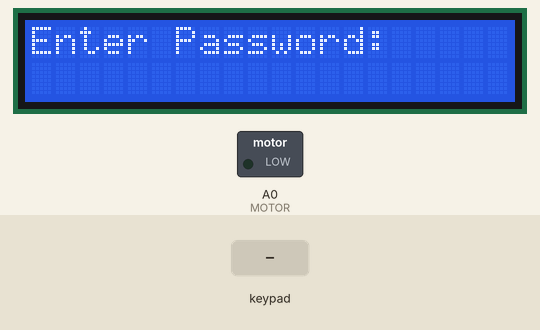
Recording of a sketch running on a simulated Arduino Uno, built with avr-gcc and run on an emulated ATmega328P. Parts: 20×2 character LCD, switched loads named in the sketch (green lamp = pin HIGH). Inputs (shaded band) come from the test bench.

Above: at 1.2 s.
1.3 s: keypad keys 1 2 1 1 1 0 9 pressed 0.4 s apart
At 4.8 s:
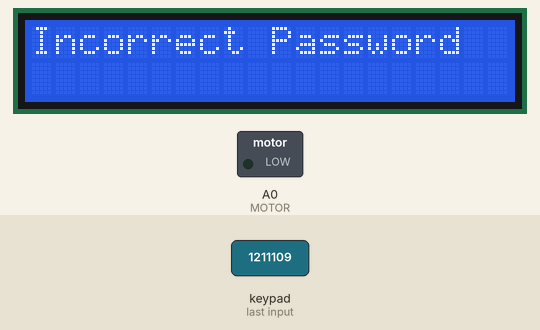
5.6 s: key '1' pressed
At 6.2 s:
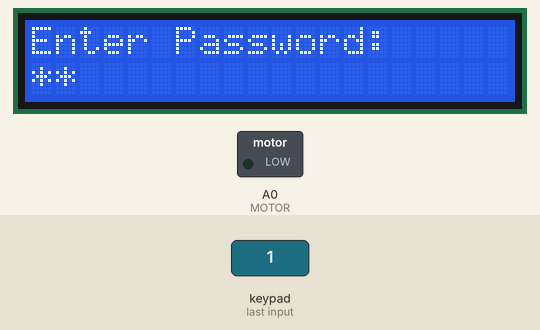
7.1 s: key '2' pressed
At 7.4 s:
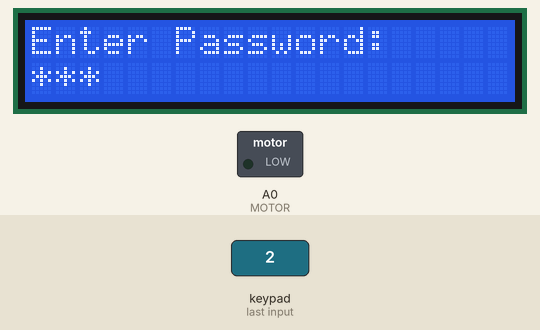
Timing chart, 0 to 10.1 s (numbered marks = the images above; inputs shaded):
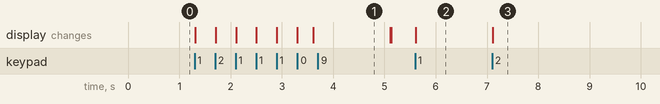

Measured:
- after the input at 1.3 s, the display: first changes at once (image 1 shows a later state)
- after the input at 5.6 s, the display: changes at once (image 2)
- after the input at 7.1 s, the display: changes at once (image 3)

The sketch:

DCM5_2.ino
```cpp
/**********************

 The circuit:
 * LCD RS pin to digital pin 7
 * LCD Enable pin to digital pin 6
 * LCD D4 pin to digital pin 5
 * LCD D5 pin to digital pin 4
 * LCD D6 pin to digital pin 3
 * LCD D7 pin to digital pin 2
 * LCD R/W pin to ground
 */

// include the library code:
#include <LiquidCrystal.h>
#include <Keypad.h>

// initialize the library with the numbers of the interface pins
LiquidCrystal lcd(7, 6, 5, 4, 3, 2);

#define MOTOR A0

const byte ROWS = 4; //four rows
const byte COLS = 3; //four columns
//define the cymbols on the buttons of the keypads
char password[] = {
  '5','4','1','9','1','5'};

/*
 * Default Password: 541915
 */

char userPassword[6];
char hexaKeys[ROWS][COLS] = {
  {
    '1','2','3'                }
  ,
  {
    '4','5','6'                }
  ,
  {
    '7','8','9'                }
  ,
  {
    0X00,'0',0X00                }
};
byte rowPins[ROWS] = {
  12, 11, 10, 9}; //connect to the row pinouts of the keypad
byte colPins[COLS] = {
  A5, A4, A3}; //connect to the column pinouts of the keypad

//initialize an instance of class NewKeypad
Keypad customKeypad = Keypad( makeKeymap(hexaKeys), rowPins, colPins, ROWS, COLS);

void setup(){
  pinMode(A0, OUTPUT);
  // set up the lcd's number of columns and rows:
  lcd.begin(20,2);
  lcd.print("Enter Password:");

}
void loop(){
  getPassword();
}

void getPassword(){

  byte count = 0;
  while(1){
    char customKey = customKeypad.getKey();
    if (customKey){
      userPassword[count]=customKey;
      lcd.setCursor(count, 1);
      lcd.write('*');
      delay(300);  // Debounce Delay
      count++;
    }
    if(count == 6)
      break;
  }

  verifyPassword();
}

void verifyPassword(){
  byte count=0;
  for(char t=0; t<6; t++){
    if(userPassword[t]==password[t]){
      count++;
    }
  }
  if(count == 6){
    lcd.clear();
    lcd.setCursor(0,0);
    lcd.print("Correct Password");
    digitalWrite(MOTOR, HIGH);
    while(1);
  }
  else{
    lcd.clear();
    lcd.setCursor(0,0);
    lcd.print("Incorrect Password");
    delay(1500);
    lcd.clear();
    lcd.print("Enter Password:");
  }
}
```
